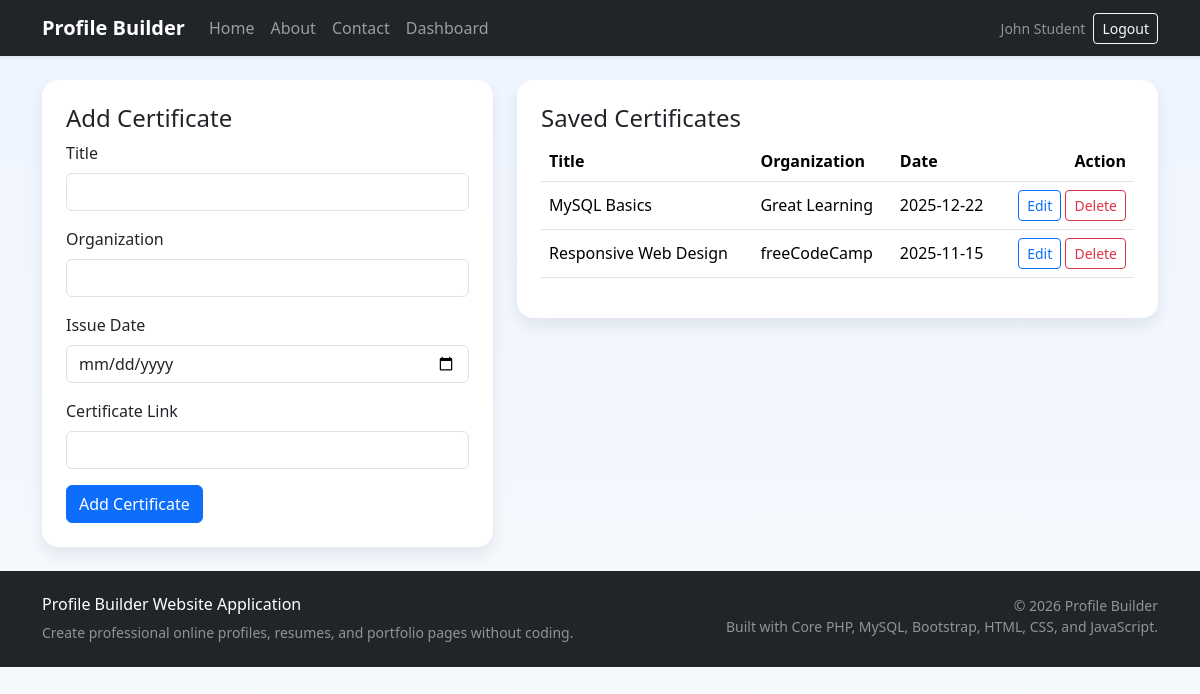
The app's page /user/certificates.php (signed in) with its own data.
### tables this page shows
CREATE TABLE certificates (
    id INT AUTO_INCREMENT PRIMARY KEY,
    user_id INT NOT NULL,
    title VARCHAR(150) NOT NULL,
    organization VARCHAR(150) NOT NULL,
    issue_date DATE NULL,
    certificate_link VARCHAR(255) NULL,
    CONSTRAINT fk_certificates_user FOREIGN KEY (user_id) REFERENCES users(id) ON DELETE CASCADE
);

### includes/functions.php (called while the page is built, shortened)
<?php
require_once __DIR__ . '/../config/database.php';
function db(): PDO
{
    global $pdo;
    return $pdo;
}
function e(?string $value): string
{
    return htmlspecialchars((string) $value, ENT_QUOTES, 'UTF-8');
}
function current_user(): ?array
{
    return $_SESSION['user'] ?? null;
}
function get_records(string $table, int $userId, string $orderBy = 'id DESC'): array
{
    $allowed = ['education', 'skills', 'projects', 'certificates'];
    $stmt = db()->prepare("SELECT * FROM {$table} WHERE user_id = ? ORDER BY {$orderBy}");
    $stmt->execute([$userId]);
    return $stmt->fetchAll();
}

### user/certificates.php (the view, shortened to what this page needs)
<?php
$userId = (int) current_user()['id'];
$editItem = null;
$records = get_records('certificates', $userId, 'issue_date DESC');
require_once __DIR__ . '/../includes/header.php';
?>
<div class="row g-4">
    <div class="col-lg-5">
        <div class="card form-card">
            <div class="card-body p-4">
                <h1 class="h4"><?= $editItem ? 'Edit Certificate' : 'Add Certificate'; ?></h1>
                <form method="post">
                    <div class="mb-3"><label class="form-label">Title</label><input type="text" name="title" class="form-control" required value="<?= e($editItem['title'] ?? ''); ?>"></div>
                    <div class="mb-3"><label class="form-label">Organization</label><input type="text" name="organization" class="form-control" required value="<?= e($editItem['organization'] ?? ''); ?>"></div>
                    <div class="mb-3"><label class="form-label">Issue Date</label><input type="date" name="issue_date" class="form-control" value="<?= e($editItem['issue_date'] ?? ''); ?>"></div>
                    <div class="mb-3"><label class="form-label">Certificate Link</label><input type="url" name="certificate_link" class="form-control" value="<?= e($editItem['certificate_link'] ?? ''); ?>"></div>
                    <button class="btn btn-primary" type="submit"><?= $editItem ? 'Update' : 'Add'; ?> Certificate</button>
                </form>
            </div>
        </div>
    </div>
    <div class="col-lg-7">
        <div class="card content-card">
            <div class="card-body p-4">
                <h2 class="h4">Saved Certificates</h2>
                <div class="table-responsive">
                    <table class="table align-middle">
                        <thead><tr><th>Title</th><th>Organization</th><th>Date</th><th class="text-end">Action</th></tr></thead>
                        <tbody>
                        <?php foreach ($records as $record): ?>
                            <tr>
                                <td><?= e($record['title']); ?></td>
                                <td><?= e($record['organization']); ?></td>
                                <td><?= e($record['issue_date']); ?></td>
                                <td class="text-end">
                                    <a class="btn btn-sm btn-outline-primary" href="?edit=<?= (int) $record['id']; ?>">Edit</a>
                                    <a class="btn btn-sm btn-outline-danger" data-confirm="Delete this certificate?" href="?delete=<?= (int) $record['id']; ?>">Delete</a>
                                </td>
                            </tr>
                        <?php endforeach; ?>
                        </tbody>
                    </table>
                </div>
            </div>
        </div>
    </div>
</div>
<?php require_once __DIR__ . '/../includes/footer.php'; ?>

### assets/css/style.css (style rules this page uses)
:root { --primary-color: #0f4c81; --secondary-color: #1f2937; --accent-color: #f59e0b; --surface-color: #f8fafc; }
body { background: linear-gradient(180deg, #eef4ff 0%, #f8fafc 100%); color: #1f2937; min-height: 100vh; }
.form-card, .content-card { border: 0; border-radius: 1rem; box-shadow: 0 0.5rem 1rem rgba(15, 23, 42, 0.08); }

### records on screen
certificates: title "MySQL Basics", organization "Great Learning", issue_date "2025-12-22"
certificates: title "Responsive Web Design", organization "freeCodeCamp", issue_date "2025-11-15"

### other values on screen
current_user()['name'] "John Student"
